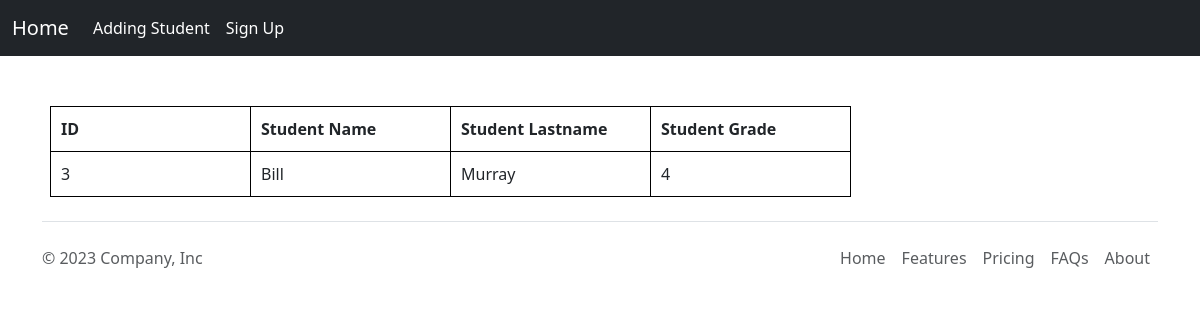
/detail/3, run on the app's committed database.
### app/models.py (models this page shows, shortened)
class Student(models.Model):
    name = models.CharField(max_length=30)
    lastname = models.CharField(max_length=30)
    grade = models.IntegerField()

### app/views.py (the view)
# urls.py: path('detail/<int:id>', StudentDetails.as_view(), name='detail'),
class StudentDetails(DetailView):
    model = Student
    template_name = 'detail.html'
    context_object_name = 'student_details'
    pk_url_kwarg = 'id'

### templates/detail.html (shortened to what this page needs)
{% extends 'base.html' %}
{% block content %}
    <table>
        <tr>
            <th> ID </th>
            <th> Student Name </th>
            <th> Student Lastname </th>
            <th> Student Grade </th>
        </tr>
        <tr>
            <td> {{ student_details.pk }} </td>
            <td> {{ student_details.name }} </td>
            <td> {{ student_details.lastname }} </td>
            <td> {{ student_details.grade }} </td>
        </tr>
    </table>
{% endblock %}

### static/css/style.css (style rules this page uses)
* { margin-top:0px; padding:0px; }
th, td { border: 1px solid black; padding: 10px; width:200px; }

### data on the page
Student: pk "3", name "Bill", lastname "Murray", grade "4"
